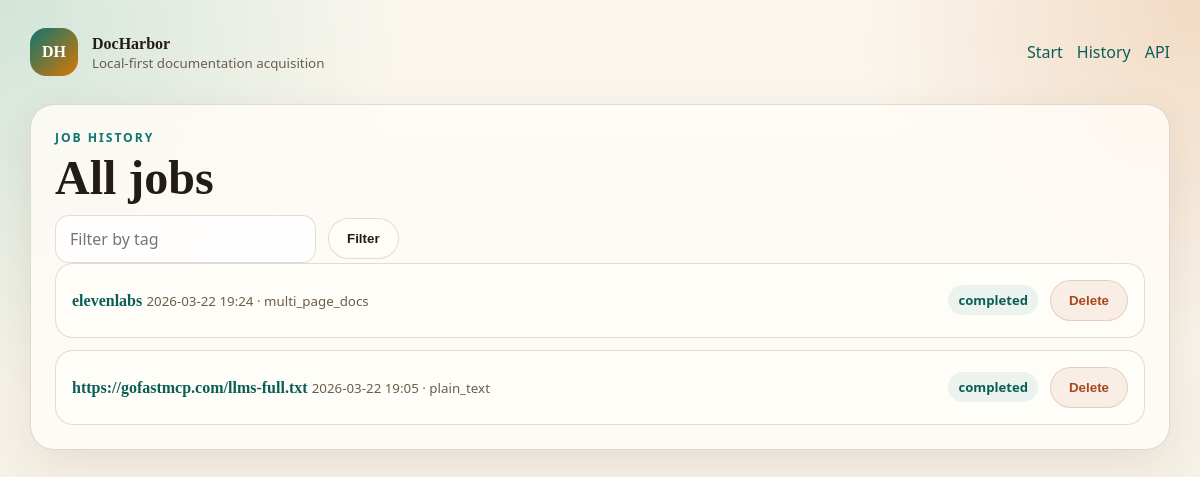
Page /jobs on the committed database.
### app/models.py (models this page shows, shortened)
class Job(Base):
    __tablename__ = "jobs"
    id: Mapped[int] = mapped_column(Integer, primary_key=True, index=True)
    software_name: Mapped[str | None] = mapped_column(String(255), nullable=True)
    input_url: Mapped[str | None] = mapped_column(Text, nullable=True)
    user_notes: Mapped[str | None] = mapped_column(Text, nullable=True)
    tags_text: Mapped[str | None] = mapped_column(Text, nullable=True)
    selected_source_url: Mapped[str | None] = mapped_column(Text, nullable=True)
    selected_source_type: Mapped[str | None] = mapped_column(String(50), nullable=True)
    proposed_strategy: Mapped[str | None] = mapped_column(String(50), nullable=True)
    final_strategy: Mapped[str | None] = mapped_column(String(50), nullable=True)
    selected_domain: Mapped[str | None] = mapped_column(String(255), nullable=True)
    status: Mapped[str] = mapped_column(String(50), default="draft", nullable=False)
    created_at: Mapped[datetime] = mapped_column(DateTime, default=datetime.utcnow, nullable=False)
    updated_at: Mapped[datetime] = mapped_column(
        DateTime,
        default=datetime.utcnow,
        onupdate=datetime.utcnow,
        nullable=False,
    )
    finished_at: Mapped[datetime | None] = mapped_column(DateTime, nullable=True)
    max_depth: Mapped[int] = mapped_column(Integer, default=2, nullable=False)
    max_pages: Mapped[int] = mapped_column(Integer, default=30, nullable=False)
    same_domain_only: Mapped[bool] = mapped_column(Boolean, default=True, nullable=False)
    js_fallback_enabled: Mapped[bool] = mapped_column(Boolean, default=False, nullable=False)
    output_mode: Mapped[str] = mapped_column(String(50), default="compiled_only", nullable=False)
    crawl_prefix: Mapped[str | None] = mapped_column(Text, nullable=True)
    compiled_markdown_path: Mapped[str | None] = mapped_column(Text, nullable=True)
    zip_path: Mapped[str | None] = mapped_column(Text, nullable=True)
    manifest_path: Mapped[str | None] = mapped_column(Text, nullable=True)
    warning_count: Mapped[int] = mapped_column(Integer, default=0, nullable=False)
    failure_count: Mapped[int] = mapped_column(Integer, default=0, nullable=False)
    pages_discovered: Mapped[int] = mapped_column(Integer, default=0, nullable=False)
    pages_processed: Mapped[int] = mapped_column(Integer, default=0, nullable=False)
    inspection_confidence: Mapped[float | None] = mapped_column(Float, nullable=True)
    inspection_reasoning: Mapped[str | None] = mapped_column(Text, nullable=True)
    discovery_candidates: Mapped[list["DiscoveryCandidate"]] = relationship(
        back_populates="job",
        cascade="all, delete-orphan",
    )
    processed_pages: Mapped[list["ProcessedPage"]] = relationship(
        back_populates="job",
        cascade="all, delete-orphan",
    )
    events: Mapped[list["JobEvent"]] = relationship(
        back_populates="job",
        cascade="all, delete-orphan",
        order_by="JobEvent.timestamp",
    )

### app/routes/ui.py (the view)
@router.get("/jobs", response_class=HTMLResponse)
def job_history(request: Request, tag: str | None = None, db: Session = Depends(get_db)) -> HTMLResponse:
    query, active_tag = _apply_tag_filter(select(Job).order_by(desc(Job.created_at)), tag)
    jobs = db.execute(query).scalars().all()
    return templates.TemplateResponse(
        request,
        "history.html",
        {
            "jobs": jobs,
            "capabilities": _capabilities(),
            "active_tag": active_tag,
            "all_tags": _all_tags(db),
        },
    )

### app/templates/history.html (shortened to what this page needs)
{% extends "base.html" %}
{% block content %}
<section class="panel">
  <p class="eyebrow">Job History</p>
  <h1>All jobs</h1>
  <form class="filter-bar" action="/jobs" method="get">
    <input type="text" name="tag" value="{{ active_tag or '' }}" placeholder="Filter by tag">
    <button class="button" type="submit">Filter</button>
  </form>
  <div class="list">
    {% for job in jobs %}
      <div class="list-item static">
        <div>
          <a href="/jobs/{{ job.id }}"><strong>{{ job.software_name or job.selected_source_url or job.input_url or ('Job ' ~ job.id) }}</strong></a>
          <small>{{ job.created_at.strftime('%Y-%m-%d %H:%M') }} · {{ job.selected_source_type or 'pending type' }}</small>
        </div>
        <div class="action-row">
          <span class="pill">{{ job.status }}</span>
          <form action="/jobs/{{ job.id }}/delete" method="post">
            <button class="button danger" type="submit">Delete</button>
          </form>
        </div>
      </div>
    {% else %}
      <p class="muted">No jobs recorded.</p>
    {% endfor %}
  </div>
</section>
{% endblock %}

### app/static/style.css (style rules this page uses)
:root { --bg: #f7f3ea; --bg-accent: radial-gradient(circle at top left, rgba(26, 145, 118, 0.18), transparent 28%), radial-gradient(circle at top right, rgba(211, 117, 42, 0.22), transparent 24%), linear-gradient(180deg, #fbf7ef 0%, #f3ede1 100%); --surface: rgba(255, 252, 247, 0.84); --surface-strong: #fffdf8; --border: rgba(70, 53, 31, 0.16); --text: #231c14; --muted: #6b5d4a; --accent: #0f766e; --accent-strong: #0a5e57; --warn: #a9471b; --shadow: 0 14px 40px rgba(61, 41, 17, 0.09); }
* { box-sizing: border-box; }
body { margin: 0; min-height: 100vh; font-family: "Aptos", "Segoe UI Variable", "Segoe UI", sans-serif; color: var(--text); background: var(--bg-accent); }
a { color: var(--accent-strong); text-decoration: none; }
.hero, .panel { background: var(--surface); backdrop-filter: blur(12px); border: 1px solid var(--border); box-shadow: var(--shadow); border-radius: 24px; padding: 24px; }
.eyebrow { margin: 0 0 8px; letter-spacing: 0.16em; text-transform: uppercase; color: var(--accent); font-size: 0.76rem; font-weight: 700; }
h1, h2, h3, strong { font-family: "Iowan Old Style", "Palatino Linotype", serif; }
h1 { margin: 0 0 12px; font-size: clamp(2rem, 4vw, 3.4rem); line-height: 1.02; }
.lede, .muted, small { color: var(--muted); }
.cap-card, .stats div, .score-box, .pill { border-radius: 18px; }
input, select, textarea { border: 1px solid var(--border); border-radius: 14px; padding: 12px 14px; background: rgba(255, 255, 255, 0.78); color: var(--text); font: inherit; }
.check-row, .action-row, .tag-row, .filter-bar { display: flex; flex-wrap: wrap; gap: 12px; align-items: center; }
.button { display: inline-flex; align-items: center; justify-content: center; gap: 8px; padding: 12px 18px; border-radius: 999px; border: 1px solid var(--border); background: var(--surface-strong); color: var(--text); font-weight: 700; }
.button.danger { background: rgba(169, 71, 27, 0.08); color: var(--warn); border-color: rgba(169, 71, 27, 0.2); }
.list, .stack, .log-list { display: flex; flex-direction: column; gap: 12px; }
.list-item, .candidate-card, .log-item, .nested-panel { background: var(--surface-strong); border: 1px solid var(--border); border-radius: 18px; padding: 16px; }
.list-item { display: flex; justify-content: space-between; gap: 16px; align-items: center; }
.pill { display: inline-flex; align-items: center; padding: 6px 10px; background: rgba(15, 118, 110, 0.08); color: var(--accent-strong); font-size: 0.82rem; font-weight: 700; }

### rows in the picture
Job: software_name "elevenlabs", created_at "2026-03-22 19:24", selected_source_type "multi_page_docs", status "completed"
Job: software_name+selected_source_url "https://gofastmcp.com/llms-full.txt", created_at "2026-03-22 19:05", selected_source_type "plain_text", status "completed"
